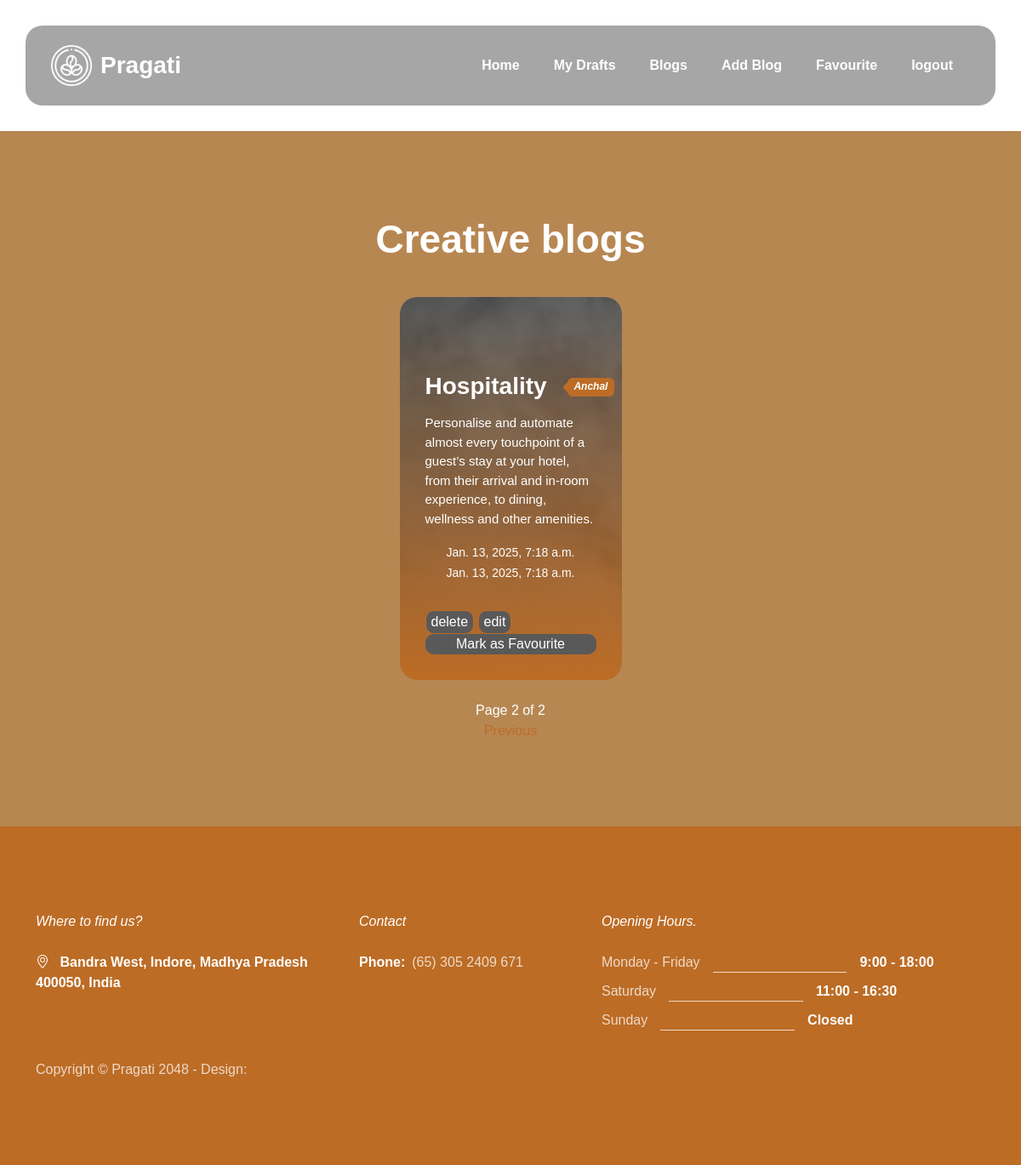
Screenshot of /home?page=2 (signed in) with the database file from the repository.
### blog/models.py (models this page shows, shortened)
class Blog(models.Model):
    i=[("Draft","draft"),("Published","Published")]
    title=models.CharField(max_length=100)
    author=models.ForeignKey(User,on_delete=models.CASCADE)
    description=models.TextField()
    status=models.CharField(max_length=30,choices=i,default="draft")
    curr=models.DateTimeField(auto_now_add=True)
    up_date=models.DateTimeField(auto_now=True)

### blog/views.py (the view)
# urls.py: urlpatterns = [path("home",views.home,name="home"),
def home(request):
    blog=Blog.objects.filter(status="Published")
    fav_blog=Favourite.objects.filter(user=request.user).values_list("blog_id",flat=True)
    paginator=Paginator(blog,4)
    page_number = request.GET.get('page')  # Get the page number from the query params
    obj = paginator.get_page(page_number)
    return render(request,"index.html",{"obj":obj,"fav_blog":fav_blog})

### blog/templates/index.html (shortened to what this page needs)
{% extends "base.html" %}
{% load static %}
{% block content %}
    <section class="barista-section section-padding section-bg" id="barista-team">
        <div class="container">
            <div class="row justify-content-center">
                <div class="col-lg-12 col-12 text-center mb-4 pb-lg-2">
                    <h2 class="text-white">Creative blogs</h2>
                </div>
                {% for i in obj %}
                <div class="col-lg-3 col-md-6 col-12 mb-4">
                    <div class="team-block-wrap">
                        <div class="team-block-info d-flex flex-column">
                            <div class="d-flex mt-auto mb-3">
                                <h4 class="text-white mb-0">{{i.title}}</h4>
                                <p class="badge ms-4"><em>{{i.author}}</em></p>
                            </div>
                            <p class="text-white mb-0" style="font-size: 15px;">{{i.description}}</p>
                            <div class="col-lg-12 col-12 text-center mb-4 pb-lg-2" class="col-sm-9" style="padding-top: 16px;" >
                                <small class="text-white" >{{i.curr}}</small><br>
                                <small class="text-white">{{i.up_date}}</small>
                            </div>
                            <div>
                                <form action="" method="POST">
                                    {% if i.author == user or user.is_staff %}
                                <button style="background:#5a5959 ;border:1px solid #BC6C25; border-radius:10px ;" class="text-white" type="submit">
                                    <a href="{% url 'blog:delete' i.id %}" class="text-white">delete</a></button>
                                    <button style="background:#5a5959 ;border:1px solid #BC6C25; border-radius:10px ;" class="text-white" type="submit">
                                        <a href="{% url 'blog:edit' i.id %}" class="text-white">edit</a></button>
                                        {% endif %}
                                    {% if not i.author == request.user and not i.id in fav_blog %}
                                    <div style="background:#5a5959 ;border-radius:10px ;"class="text-white text-center"><a href="{% url 'blog:addFav' i.id %}" class="text-white text-center">Mark as Favourite</a></div>
                                    {% endif %}
                                    </form>
                            </div>
                        </div>
                        <div class="team-block-image-wrap">
                            <img src="{% static 'images/team/portrait-elegant-old-man-wearing-suit.jpg' %}"  alt="">
                        </div>
                    </div>
                </div>
                {% endfor %}
                <div class="text-center">
                    <span class="text-white ">Page {{obj.number }} of {{ obj.paginator.num_pages }}</span>
                </div>
                <div class="text-center">
                    {% if obj.has_previous %}
                        <a href="?page={{ obj.previous_page_number }}">Previous</a>
                    {% endif %}
                </div>
            </div>
        </div>
    </section>
    {% endblock %}

### static/css/tooplate-barista.css (style rules this page uses)
:root { --white-color: #ffffff; --primary-color: #BC6C25; --secondary-color: #DDA15E; --section-bg-color: #b78752; --custom-btn-bg-color: #BC6C25; --custom-btn-bg-hover-color: #DDA15E; --dark-color: #000000; --p-color: #717275; --border-color: #7fffd4; --link-hover-color: #E76F51; --body-font-family: 'Plus Jakarta Sans', sans-serif; --h1-font-size: 68px; --h2-font-size: 46px; --h3-font-size: 32px; --h4-font-size: 28px; --h5-font-size: 24px; --h6-font-size: 22px; --p-font-size: 20px; --btn-font-size: 16px; --form-btn-font-size: 18px; --menu-font-size: 16px; --border-radius-large: 100px; --border-radius-medium: 20px; --border-radius-small: 10px; --font-weight-thin: 200; --font-weight-light: 300; --font-weight-normal: 400; --font-weight-bold: 700; }
body { background-color: var(--white-color); font-family: var(--body-font-family); }
h2, h3, h4, h5, h6 { color: var(--dark-color); }
h1, h2, h3, h4, h5, h6 { font-weight: var(--font-weight-bold); }
h2 { font-size: var(--h2-font-size); }
h4 { font-size: var(--h4-font-size); }
p { color: var(--p-color); font-size: var(--p-font-size); font-weight: var(--font-weight-light); }
a, button { touch-action: manipulation; transition: all 0.3s; }
a { display: inline-block; color: var(--primary-color); text-decoration: none; }
.section-padding { padding-top: 100px; padding-bottom: 100px; }
.section-bg { background-color: var(--section-bg-color); }
.team-block-wrap { background-color: var(--secondary-color); border-radius: var(--border-radius-medium); position: relative; overflow: hidden; max-height: 450px; cursor: pointer; }
.team-block-image-wrap { width: 100%; }
.team-block-info { background-image: linear-gradient(to bottom, rgba(0, 0, 0, 0.35), rgba(188, 108, 37, 1)); position: absolute; z-index: 2; top: 0; right: 0; bottom: 0; left: 0; padding: 30px; }
.team-block-info .badge { margin: auto; top: 2px; bottom: 0; }
.badge { background-color: var(--primary-color); font-size: 12px; position: relative; bottom: 4px; padding-bottom: 6px; }
.badge::before { content: ""; position: absolute; top: 0; bottom: 0; left: -5px; border-top: 10px solid transparent; border-bottom: 10px solid transparent; border-right: 10px solid var(--primary-color); }

### rows the page displays
Blog: title "Hospitality", author "Anchal", description "Personalise and automate almost every touchpoint of a guest’s stay at your hotel, from their arrival and in-room experience, to dining, wellness and other amenities.", curr "Jan. 13, 2025, 7:18 a.m.", up_date "Jan. 13, 2025, 7:18 a.m.", shows "delete", shows "Mark as Favourite"

### other values shown
{{ obj.number }} "2"
{{ obj.paginator.num_pages }} "2"
